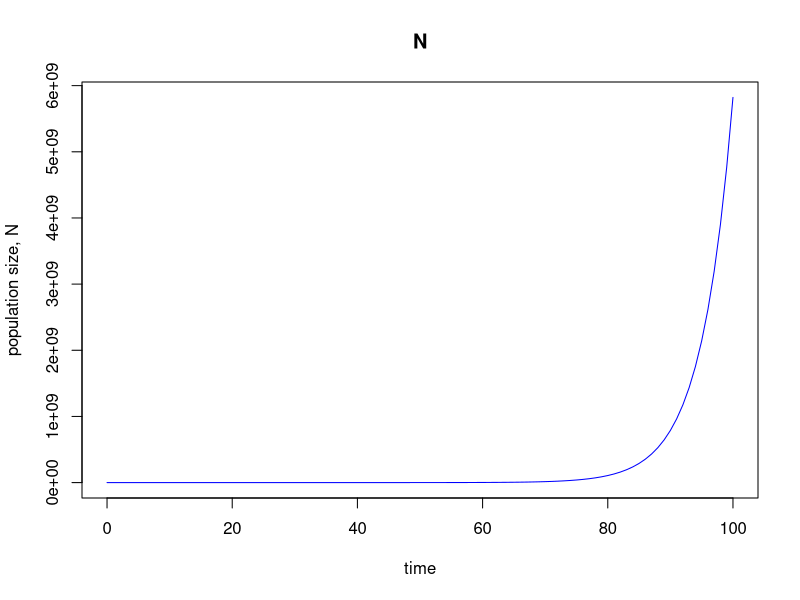

Write the R code that produced this figure.
# dynamics

#exersice 1: 
#install.packages("deSolve")
library(deSolve)


# set initial conditions of response variable
popn <- c(N = 12)

# Parameters
parameters <- c(r = 0.2)

# Time sequence
times <- seq(0, 100, by = 1)

# "exp.model" stands for "exponential growth model" 
exp.model <- function(time, popn, parameters) {
  # exponential growth model, dNdt = r*N:
  dNdt <- parameters['r'] * popn['N']
  # the function must return a list (even if it is just one element):
  return(list(dNdt))
}

# Solve the ODE
out <- ode(y = popn, times = times, func = exp.model, parms = parameters)

# Plot the output
plot(out, ylab = "population size, N", col = "blue")
